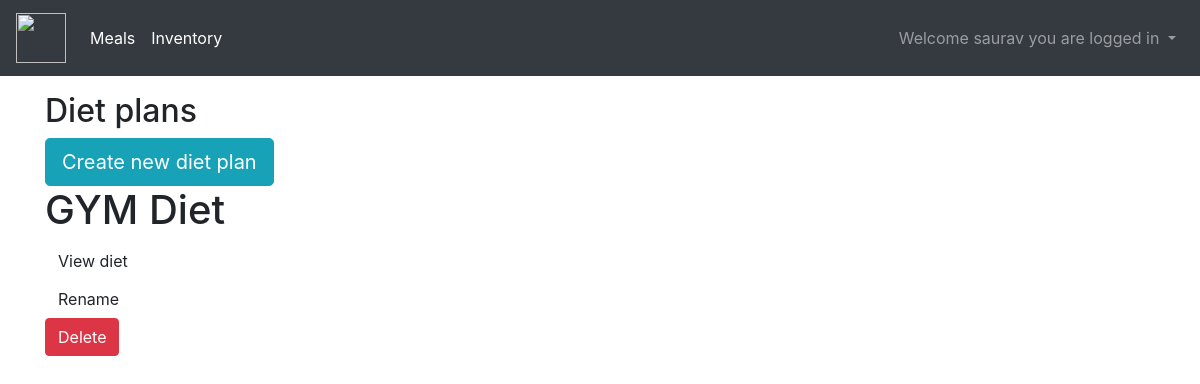
/index/ (signed in), run on an earlier commit of the app's database.
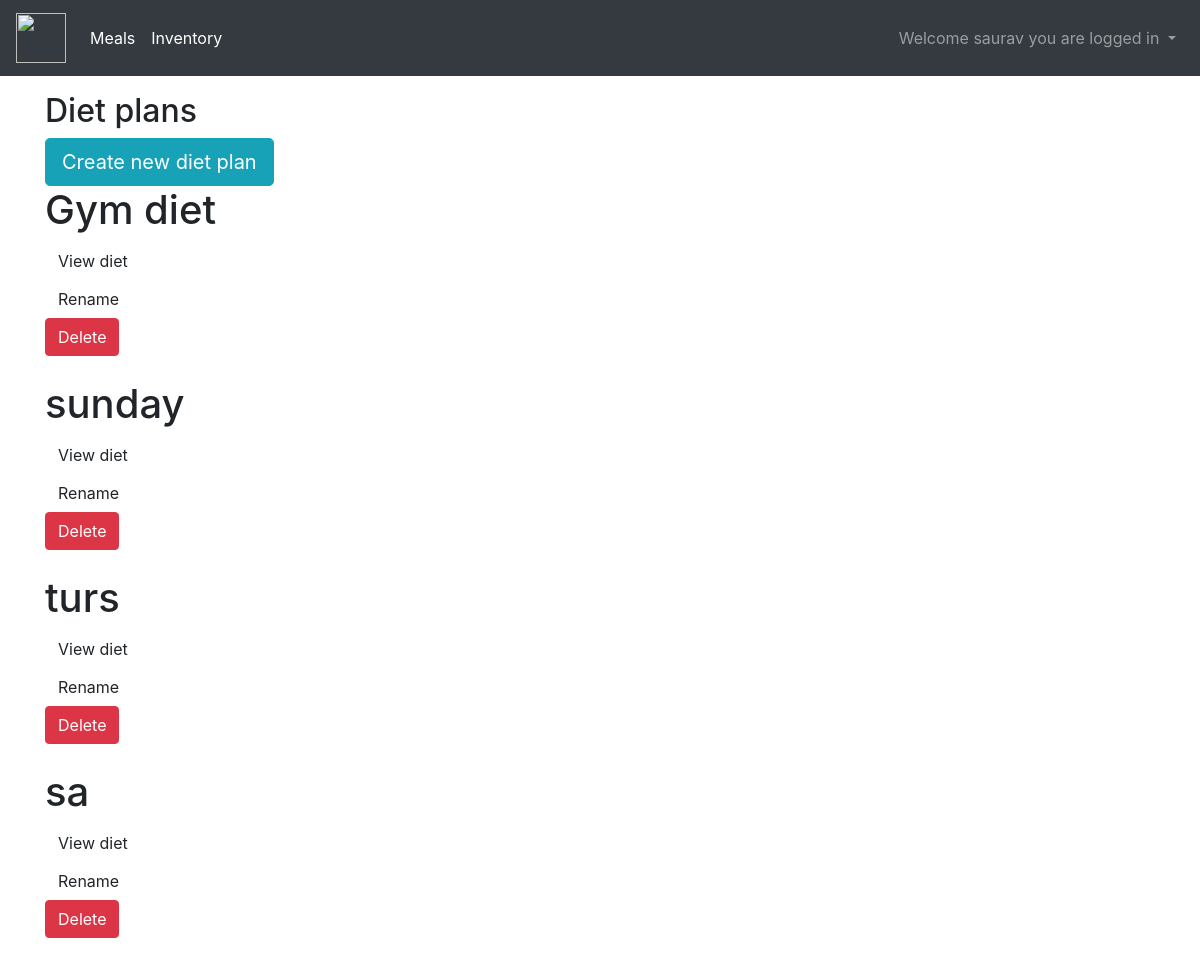
And on a later commit of the database.
### meals/models.py (models this page shows, shortened)
class Diet( models.Model ):
    diet_name = models.CharField( max_length=20 )
    user = models.CharField( max_length=60, default="" )
    meals = models.ManyToManyField( Meal )

### meals/views.py (the view)
# urls.py: path('', views.index, name='index'),
@login_required
def index(request):
    username = request.user.username
    diet_names = Diet.objects.filter(user=username)
    return render(request, "webapp/dietplans.html", {"diet_names": diet_names})

### templates/webapp/dietplans.html (shortened to what this page needs)
{% extends 'webapp/base.html' %}
{% block content %}
<div class="container my-3">
    <h2>Diet plans</h2>
    <button class="btn btn-info btn-lg" data-target="#createDiet" data-toggle="modal" type="button">Create new diet
        plan
    </button>
    {% if diet_names %}
    {% if diet_names|length == 0 %}
    <p>You do not have any diet plans. Create one by clicking "Create new diet plan"</p>
    {% else %}
    {% for diet in diet_names %}
    <h1>{{ diet.diet_name }}</h1>
    <div class="align">
        <form action="/viewdiet/{{ diet.diet_name }}" method="POST">
            <button class="btn btn-default" type="submit">View diet</button>
        </form>
    </div>
    <div class="align">
        <button class="btn btn-default" data-target="#renameDiet" data-toggle="modal">Rename</button>
    </div>
    <div class="align">
        <form action="/deletediet" method="POST">
            <button class="btn btn-danger" type="submit">Delete</button>
        </form>
    </div>
    <br>
    {% endfor %}
    {% endif %}
    {% endif %}
</div>
{% endblock %}

### templates/webapp/base.html (shortened to what this page needs)
{% load static %}
<!doctype html>
<html lang="en">
<head>
    <link href="https://stackpath.bootstrapcdn.com/bootstrap/4.5.0/css/bootstrap.min.css"
 rel="stylesheet">
</head>
<body>
<nav class="navbar navbar-expand-lg navbar-dark bg-dark">
    <a class="navbar-brand" href="{% url 'home' %}">
        <img src="{% static 'images/same.jpg' %}" width="50" height="50" class="d-inline-block align-top" alt=""
             loading="lazy">
    </a>
    <div class="collapse navbar-collapse" id="navbarSupportedContent">
        <ul class="navbar-nav mr-auto">
            <li class="nav-item active">
                <a class="nav-link" href="/index">Meals <span class="sr-only">(current)</span></a>
            </li>
            <li class="nav-item active">
                <a class="nav-link" href="/inventory">Inventory <span class="sr-only">(current)</span></a>
            </li>
        </ul>
        {% if user.is_authenticated %}
        <ul class="navbar-nav ml-auto">
            <div style="float: right;">
                <li class="nav-item dropdown">
                    <a aria-expanded="false" aria-haspopup="true" class="nav-link dropdown-toggle"
                       data-toggle="dropdown"
                       href="#" id="navbarDropdown" role="button">
                        Welcome {{user.username }} you are logged in
                    </a>
                </li>
            </div>
        </ul>
        {% endif %}
</nav>
<div id="main">
    {% block content %}
    {% endblock %}
</div>
</body>
</html>

What changed in the data, as far as the page shows it:
removed Diet: diet_name "GYM Diet"
added Diet: diet_name "Gym diet"
added Diet: diet_name "sunday"
added Diet: diet_name "turs"
added Diet: diet_name "sa"
